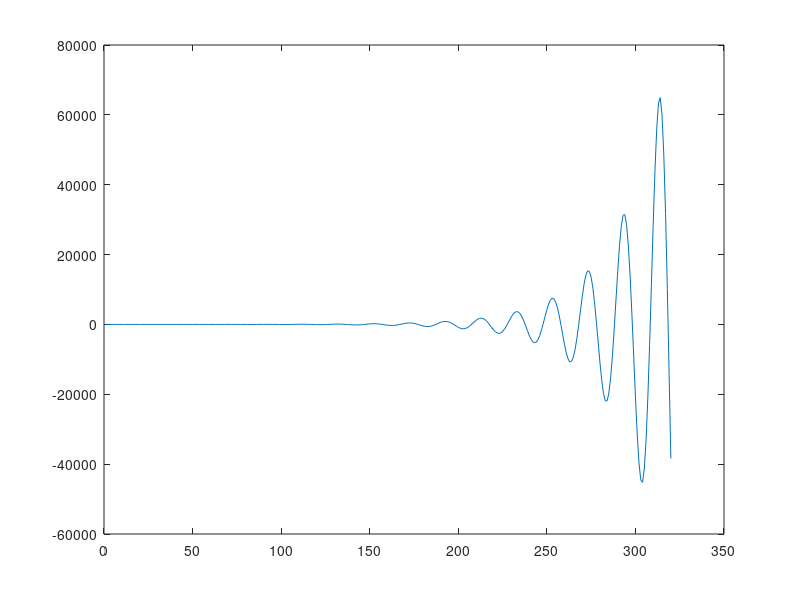
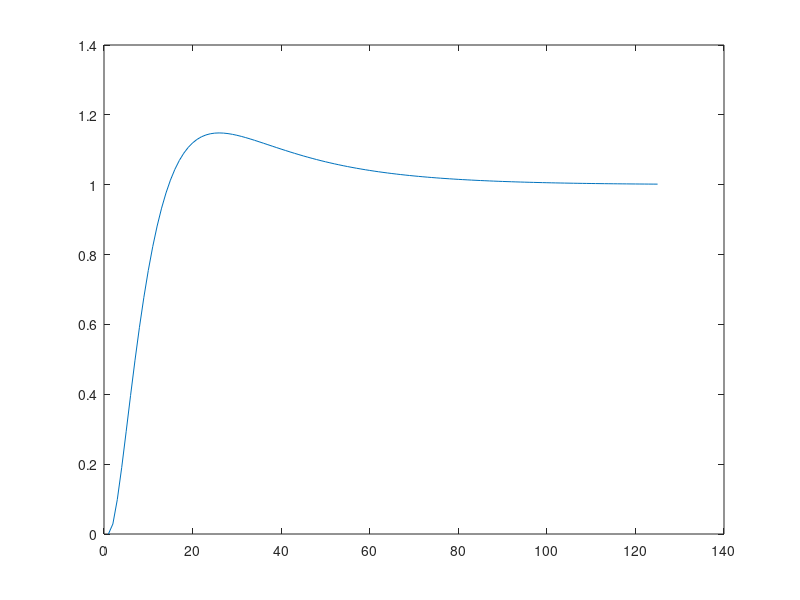

These figures' MATLAB source, in order: (Note: this script raises an error after producing the figures.)
clear all; close all; clc
s=tf('s');

% Capstone Impulse Disturbance
%% Plant

%Parameters
B=0.001765/1000/0.104719755; %Motor Damping [N*m*s/rad]
Rp=0.02184; %Radius of Pulley [m]
Jm=0.05649/1000; 
Jl=0.1*(Rp^2); Jt=Jm+Jl; %Motor Inertia [N*m/s/s]
theta0=pi(); %rad. max step.
imax=10; %[A]

% Transfer function
Ka=0.4; %Current Amplifier [A/V]
Km=0.09674; %Motor Constant [N*m/A]
Integrate=1/s; %[Theta/ThetaDot]

Kda=Km*Ka*Rp/B;
taum=Jt/B;
Tm=Kda/(s*(taum*s+1)); %Plant Transfer Function [m/V]

%% Controller
Controller=pid(2.9,4);

plot(step(feedback(Controller*Tm,1)));
%% Controller
%design goals:
%under 10%OS, so zeta>.59, so PM>59deg
Pm_desired=59;

%finding margin of Tm alone
[Gm,Pm,Wgm,Wpm]=margin(Tm);%finding margins of Tm alone
[mag,phase,wout]=bode(Tm);%uncompensated values

Gain_pdesign=interp1(squeeze(phase),squeeze(mag),Pm_desired-180);
Kp=1/Gain_pdesign;
Pm_needed=59-Pm+5;
beta=(1-sin(Pm_needed*pi()/180))/(1+sin(Pm_needed*pi()/180));
K=imax*beta/Ka/theta0;
mag_gc_jw_max=K/sqrt(beta);
mag_gc_dB=20*log10(K)-10*log10(beta);
w_max=interp1(20*log10(squeeze(mag)),squeeze(wout),-mag_gc_dB);
T=1/(w_max*sqrt(beta));

%compensator equation
k_c=K*(1/beta); %K is limited by max current
z_c=1/T;
p_c=1/(beta*T);
Controller=k_c*(s+z_c)/(s+p_c);

%% Test
System=feedback(Controller*Tm,1);
figure
plot(step(System))

%% C Biquad Header File
PrintToFile = 1; % Set to 0 to print header file in Command Window only

HeaderFileName = ...
'\Users\Mark Chang\Documents\Mechatronics\CAPSTONE\Impulse_d\Impulse.h';
fs=2000;        %---Sampling frequency for discrete filter
Sampling_Period=1/fs; 
Controller_d=c2d(Controller,Sampling_Period,'tustin'); %Discretizing

[b,a]=tfdata(Controller_d,'v');       %---get discrete system coefficients
[sos,gain]=tf2sos(b,a);     %---convert to biquads
[ns,n]=size(sos);
for j=1:3                   %---Apply the gain to the final biquad
    sos(ns,j)=gain*sos(ns,j);
end

if PrintToFile
    fid=fopen(HeaderFileName,'W');    
else
    fid=1;   
end

%---Structure for cascade
comment='Impulse Disturbance Lead-Lag Compensator Biquad';
PrintToBiquadFHeaderFile(fid, sos, 'ImpulseController', Sampling_Period, comment);

if fid~=1
    fclose(fid);
end 
return

%% Trajectory Generation
%NOTE: deltaT should change depending on the desired speed

Starting_Position=0; %[m]
Desired_Position=0.3; %[m]
deltaT=2; %Time it takes to move from start to desired[s]

a0=Starting_Position;
a1=0;
a2=3*(Desired_Position-Starting_Position)/(deltaT^2);
a3=-2*(Desired_Position-Starting_Position)/(deltaT^3);

t=linspace(0,2,100);
Trajectory=a0+a1*t+a2*(t.^2)+a3*(t.^3);
figure
plot(t,Trajectory)

printf('done')

